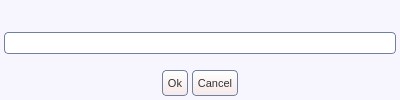
<ui version="4.0" >
 <class>input</class>
 <widget class="QWidget" name="input" >
  <property name="windowModality" >
   <enum>Qt::NonModal</enum>
  </property>
  <property name="geometry" >
   <rect>
    <x>0</x>
    <y>0</y>
    <width>400</width>
    <height>100</height>
   </rect>
  </property>
  <property name="sizePolicy" >
   <sizepolicy vsizetype="Fixed" hsizetype="Fixed" >
    <horstretch>0</horstretch>
    <verstretch>0</verstretch>
   </sizepolicy>
  </property>
  <property name="minimumSize" >
   <size>
    <width>400</width>
    <height>80</height>
   </size>
  </property>
  <property name="maximumSize" >
   <size>
    <width>400</width>
    <height>100</height>
   </size>
  </property>
  <property name="windowTitle" >
   <string>Input</string>
  </property>
  <property name="styleSheet" >
   <string>QWidget#input {
  background:#f7f5fd;
}
QLineEdit {
  color:#333333;
  border: 1px solid #717fa0;
  border-radius: 4px;
}
QAbstractButton { font-size: 11px; color: #333333; }
QToolButton {
  border: 1px solid #717fa0;
  border-radius: 4px;
  background: qlineargradient(x1: 0, y1: 0, x2: 0, y2: 1, stop: 0 #ffffff, stop: 1 #f6e8e8);
}
QToolButton:hover { background: qlineargradient(x1: 0, y1: 0, x2: 0, y2: 1, stop: 0 #ffffff, stop: 1 #f9f3f3); }
QToolButton:pressed { background: qlineargradient(x1: 0, y1: 0, x2: 0, y2: 1, stop: 0 #f6e8e8, stop: 1 #ffffff); }
QPushButton {
  border: 1px solid #717fa0;
  border-radius: 4px;
  background: qlineargradient(x1: 0, y1: 0, x2: 0, y2: 1, stop: 0 #ffffff, stop: 1 #f6e8e8);
}
QPushButton:hover { background: qlineargradient(x1: 0, y1: 0, x2: 0, y2: 1, stop: 0 #ffffff, stop: 1 #f9f3f3); }
QPushButton:pressed { background: qlineargradient(x1: 0, y1: 0, x2: 0, y2: 1, stop: 0 #f6e8e8, stop: 1 #ffffff); }
QComboBox::down-arrow { image: url(cb_arrow.png); }
QComboBox::down-arrow:on { top: 1px; left: 1px; }
QComboBox {
  padding-left: 2px;
  padding-right: 25px;
  border: 1px solid #717fa0;
  border-radius: 4px;
}
QComboBox::drop-down {
  width: 22px;
  border-left: 1px solid #717fa0;
}
QCheckBox::indicator:checked { image: url(checkbox_on.png); }
QCheckBox::indicator:unchecked { image: url(checkbox_off.png); }
QRadioButton::indicator:checked { image: url(radio_on.png); }
QRadioButton::indicator:unchecked { image: url(radio_off.png); }
QScrollBar { border: 1px solid #717fa0; background: white; }
QScrollBar::handle {
  background: qlineargradient(x1: 0, y1: 0, x2: 0, y2: 1, stop: 0 #ffffff, stop: 1 #f6e8e8);
  border: 1px solid #717fa0;
}
QScrollBar:vertical {
  width: 14px;
  margin: 16px 0px 16px 0px;
  border-top: 0px;
  border-bottom: 0px;
  border-right: 0px;
}
QScrollBar:horizontal {
  height: 14px;
  margin: 0px 16px 0px 16px;
  border-left: 0px;
  border-right: 0px;
  border-bottom: 0px;
}
QScrollBar::add-line {
  height: 13px;
  width: 13px;
  border: 1px solid #717fa0;
  subcontrol-origin: margin;
  background: qlineargradient(x1: 0, y1: 0, x2: 0, y2: 1, stop: 0 #ffffff, stop: 1 #f6e8e8);
}
QScrollBar::sub-line {
  height: 13px;
  width: 13px;
  border: 1px solid #717fa0;
  subcontrol-origin: margin;
  background: qlineargradient(x1: 0, y1: 0, x2: 0, y2: 1, stop: 0 #ffffff, stop: 1 #f6e8e8);
}
QScrollBar::handle:vertical { border-left: 0px; border-right: 0px; }
QScrollBar::handle:horizontal { border-top: 0px; border-bottom: 0px; }
QScrollBar::add-line:vertical { subcontrol-position: bottom; image: url(scroll_down.png); height: 14px; }
QScrollBar::sub-line:vertical { subcontrol-position: top; image: url(scroll_up.png); height: 14px; }
QScrollBar::add-line:horizontal { subcontrol-position: right; image: url(scroll_right.png); width: 14px; }
QScrollBar::sub-line:horizontal { subcontrol-position: left; image: url(scroll_left.png); width: 14px; }
QScrollBar::up-arrow:pressed { border: 1px solid #717fa0; }
QScrollBar::down-arrow:pressed { border: 1px solid #717fa0; }
QScrollBar::left-arrow:pressed { border: 1px solid #717fa0; }
QScrollBar::right-arrow:pressed { border: 1px solid #717fa0; }
</string>
  </property>
  <property name="_yate_windowflags" stdset="0" >
   <string>title,sysmenu,close</string>
  </property>
  <property name="_yate_destroyonclose" stdset="0" >
   <bool>false</bool>
  </property>
  <property name="_yate_destroyonhide" stdset="0" >
   <bool>false</bool>
  </property>
  <layout class="QVBoxLayout" >
   <property name="spacing" >
    <number>8</number>
   </property>
   <property name="leftMargin" >
    <number>4</number>
   </property>
   <property name="topMargin" >
    <number>10</number>
   </property>
   <property name="rightMargin" >
    <number>4</number>
   </property>
   <property name="bottomMargin" >
    <number>4</number>
   </property>
   <item>
    <widget class="QLabel" name="inputdialog_text" >
     <property name="sizePolicy" >
      <sizepolicy vsizetype="MinimumExpanding" hsizetype="Expanding" >
       <horstretch>0</horstretch>
       <verstretch>0</verstretch>
      </sizepolicy>
     </property>
     <property name="text" >
      <string/>
     </property>
    </widget>
   </item>
   <item>
    <widget class="QLineEdit" name="inputdialog_input" >
     <property name="minimumSize" >
      <size>
       <width>0</width>
       <height>22</height>
      </size>
     </property>
     <property name="maximumSize" >
      <size>
       <width>16777215</width>
       <height>22</height>
      </size>
     </property>
    </widget>
   </item>
   <item>
    <spacer>
     <property name="orientation" >
      <enum>Qt::Vertical</enum>
     </property>
     <property name="sizeHint" >
      <size>
       <width>20</width>
       <height>40</height>
      </size>
     </property>
    </spacer>
   </item>
   <item>
    <layout class="QHBoxLayout" >
     <property name="spacing" >
      <number>4</number>
     </property>
     <property name="leftMargin" >
      <number>0</number>
     </property>
     <property name="topMargin" >
      <number>0</number>
     </property>
     <property name="rightMargin" >
      <number>0</number>
     </property>
     <property name="bottomMargin" >
      <number>0</number>
     </property>
     <item>
      <spacer>
       <property name="orientation" >
        <enum>Qt::Horizontal</enum>
       </property>
       <property name="sizeHint" >
        <size>
         <width>30</width>
         <height>20</height>
        </size>
       </property>
      </spacer>
     </item>
     <item>
      <widget class="QToolButton" name="ok" >
       <property name="sizePolicy" >
        <sizepolicy vsizetype="Fixed" hsizetype="Minimum" >
         <horstretch>0</horstretch>
         <verstretch>0</verstretch>
        </sizepolicy>
       </property>
       <property name="minimumSize" >
        <size>
         <width>0</width>
         <height>26</height>
        </size>
       </property>
       <property name="maximumSize" >
        <size>
         <width>16777215</width>
         <height>26</height>
        </size>
       </property>
       <property name="text" >
        <string>Ok</string>
       </property>
       <property name="icon" >
        <iconset>ok.png</iconset>
       </property>
       <property name="shortcut" >
        <string>Return</string>
       </property>
       <property name="toolButtonStyle" >
        <enum>Qt::ToolButtonTextBesideIcon</enum>
       </property>
       <property name="_yate_normal_icon" stdset="0" >
        <string>ok.png</string>
       </property>
       <property name="_yate_pressed_icon" stdset="0" >
        <string>ok_pressed.png</string>
       </property>
       <property name="_yate_hover_icon" stdset="0" >
        <string>ok_hover.png</string>
       </property>
      </widget>
     </item>
     <item>
      <widget class="QToolButton" name="button_hide" >
       <property name="sizePolicy" >
        <sizepolicy vsizetype="Fixed" hsizetype="Minimum" >
         <horstretch>0</horstretch>
         <verstretch>0</verstretch>
        </sizepolicy>
       </property>
       <property name="minimumSize" >
        <size>
         <width>0</width>
         <height>26</height>
        </size>
       </property>
       <property name="maximumSize" >
        <size>
         <width>16777215</width>
         <height>26</height>
        </size>
       </property>
       <property name="text" >
        <string>Cancel</string>
       </property>
       <property name="icon" >
        <iconset>cancel.png</iconset>
       </property>
       <property name="shortcut" >
        <string>Esc</string>
       </property>
       <property name="toolButtonStyle" >
        <enum>Qt::ToolButtonTextBesideIcon</enum>
       </property>
       <property name="_yate_normal_icon" stdset="0" >
        <string>cancel.png</string>
       </property>
       <property name="_yate_pressed_icon" stdset="0" >
        <string>cancel_pressed.png</string>
       </property>
       <property name="_yate_hover_icon" stdset="0" >
        <string>cancel_hover.png</string>
       </property>
      </widget>
     </item>
     <item>
      <spacer>
       <property name="orientation" >
        <enum>Qt::Horizontal</enum>
       </property>
       <property name="sizeHint" >
        <size>
         <width>30</width>
         <height>20</height>
        </size>
       </property>
      </spacer>
     </item>
    </layout>
   </item>
  </layout>
 </widget>
 <resources/>
 <connections/>
</ui>
